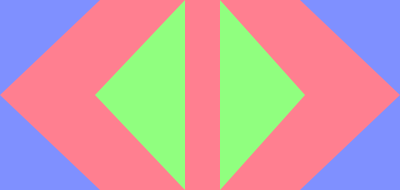
Frame 1 (no input)
Frame 60 (the mouse pressed at the canvas centre just before this capture): identical to frame 1, image omitted
Frame 120 (the mouse held since frame 60 and released just before this capture): identical to frame 1, image omitted

The Processing sketch that drew this single still picture (run headless with seeded random() and noise(); from frame 60 on, the mouse is pressed at the canvas centre):

// Processing sketch: prova_ficticia_1
// ── prova_ficticia_1.pde
int hue1, hue2, hue3;

void setup() {
  size(400, 190);
  noStroke();

  colorMode(HSB, 360, 100, 100);

  hue1 = int(random(0, 360));
  hue2 = ((hue1 + 120) % 360);
  hue3 = ((hue2 + 120) % 360);
}

void draw() {
  background(hue2, 50, 100);
  //background(hue1, 50, 100);


  fill(hue1, 50, 100);
  //fill(hue2, 50, 100);

  triangle(0, 0, 200/800.00*width, 0, 0, 190/380.00*height);
  triangle(width, 0, 600/800.00*width, 0, width, 190/380.00*height);

  triangle(0, 190/380.00*height, 0, height, 200/800.00*width, height);
  triangle(width, 190/380.00*height, 600/800.00*width, height, width, height);

  fill(hue3, 50, 100);
  triangle(190/800.00*width, 190/380.00*height, 370/800.00*width, 0, 370/800.00*width, height);

  triangle(610/800.00*width, 190/380.00*height, 440/800.00*width, 0, 440/800.00*width, height);
}

/*void keyPressed() {
 if (key == CODED) {
 if (keyCode == UP) {
 hue1 = (int(random(0, 360)));
 hue2 = ((hue1 + 180) % 360);
 hue3 = hue2;
 } else if (keyCode == DOWN) {
 hue1 = int(random(0, 360));
 hue2 = ((hue1 + 120) % 360);
 hue3 = ((hue2 + 120) % 360);
 }
 }
 }*/

void keyPressed() {
  if (key == CODED) {
    if (keyCode == LEFT) {
      colorMode(HSB, 360, 100, 100);
      hue1 = (int(random(0, 360)));
      hue2 = ((hue1 + 180) % 360);
      hue3 = ((hue2 + 180) % 360);
    } else if (keyCode == RIGHT) {
      colorMode(HSB, 360, 100, 100);
      hue1 = (int(random(0, 360)));
      hue2 = ((hue1 + 120) % 360);
      hue3 = ((hue2 + 120) % 360);
    }
  }
}
